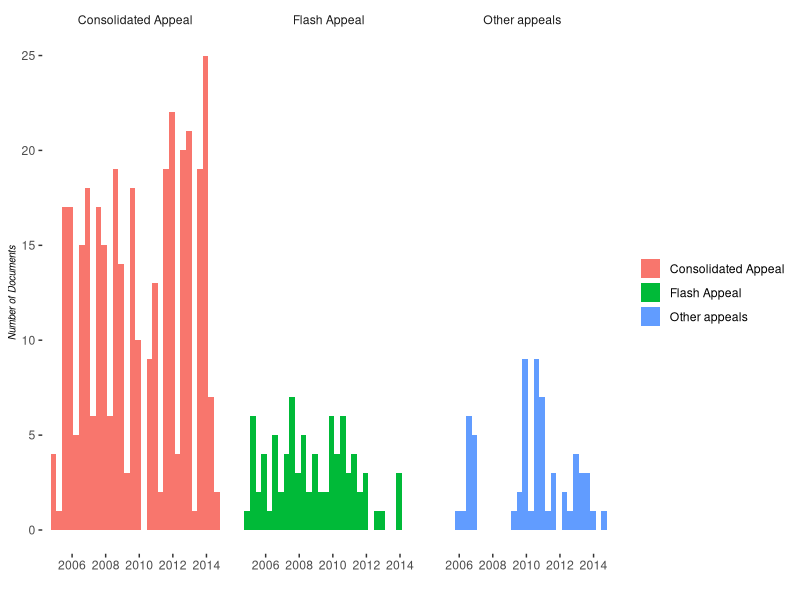

The R script that drew this image: (Note: this script raises an error after producing the figure.)
## Plotting script ##
library(ggplot2)

# loading data
data <- read.csv('data/appeals_list.csv')
data$date <- as.Date(data$date)

## plotting ##
# bar plot: number of documents by source
bar_plot_source <- ggplot(data, aes(date, fill = appeal_type)) + theme_bw() +
    geom_bar(stat = 'bin', size = 1.3) +
    facet_wrap(~ appeal_type) +
    ylab("Number of Documents") + xlab("") +
    theme(panel.border = element_rect(linetype = 0),
          strip.background = element_rect(colour = "white", fill = "white"),
          panel.background = element_rect(colour = "white"),
          panel.grid.major = element_blank(),
          panel.grid.minor = element_blank(),
          legend.title = element_blank(),
          axis.title.y = element_text(size = 7, face = 'italic'),
          legend.key = element_blank())

ggsave('plot/bar_plot_source.png', bar_plot_source, height = 3.05, width = 13.35, units = 'in')


# bar plot: number of documents by source, but colored by country.
bar_plot_country <- ggplot(data, aes(date, fill = iso3)) + theme_bw() +
    geom_bar(stat = 'bin', size = 1.3) +
    facet_wrap(~ appeal_type) +
    ylab("Number of Documents") + xlab("") +
    theme(panel.border = element_rect(linetype = 0),
          strip.background = element_rect(colour = "white", fill = "white"),
          panel.background = element_rect(colour = "white"),
          panel.grid.major = element_blank(),
          panel.grid.minor = element_blank(),
          legend.title = element_blank(),
          legend.key = element_blank(),
          legend.key = element_blank(),
          legend.position = "none",
          axis.title.y = element_text(size = 7, face = 'italic'))

ggsave('plot/bar_plot_country.png', bar_plot_country, height = 3.05, width = 13.35, units = 'in')


# step plot by country
country_plot <- ggplot(data, aes(date, color = appeal_type)) + theme_bw() +
    geom_step(stat = 'bin', size = 1.3) +
    facet_wrap(~ iso3) +
    ylab("Number of Documents") + xlab("") +
    theme(panel.border = element_rect(linetype = 0),
          strip.background = element_rect(colour = "white", fill = "white"),
          panel.background = element_rect(colour = "white"),
          panel.grid.major = element_blank(),
          panel.grid.minor = element_blank(),
          legend.title = element_blank(),
          legend.key = element_blank(),
          legend.position = "none",
          axis.title.y = element_text(size = 7, face = 'italic'),
          axis.text.x = element_text(angle = 90))

ggsave('plot/steps_country.png', country_plot, height = 9.12, width = 15.93, units = 'in')



# total appeals per country
country_s <- as.data.frame(table(data$iso3))
names(country_s) <- c('iso3', 'count')
country_s <- country_s[order(- country_s$count, country_s$iso3),]

bar_plot_country <- ggplot(country_s, aes(reorder(country_s$iso3, - country_s$count), count)) + 
    theme_bw() +
    geom_bar(stat = 'identity', size = 1.3, fill = '#ED8600') +
#     facet_wrap(~ appeal_type) +
    ylab("Number of Documents") + xlab("") +
    theme(panel.border = element_rect(linetype = 0),
          strip.background = element_rect(colour = "white", fill = "white"),
          panel.background = element_rect(colour = "white"),
          panel.grid.major = element_blank(),
          panel.grid.minor = element_blank(),
          legend.title = element_blank(),
          legend.key = element_blank(),
          legend.key = element_blank(),
          legend.position = "none",
          axis.text.x = element_text(angle = 90, hjust = 1),
          axis.title.y = element_text(size = 7, face = 'italic'))

ggsave('plot/bar_plot_country.png', bar_plot_country, height = 5.05, width = 13.35, units = 'in')
